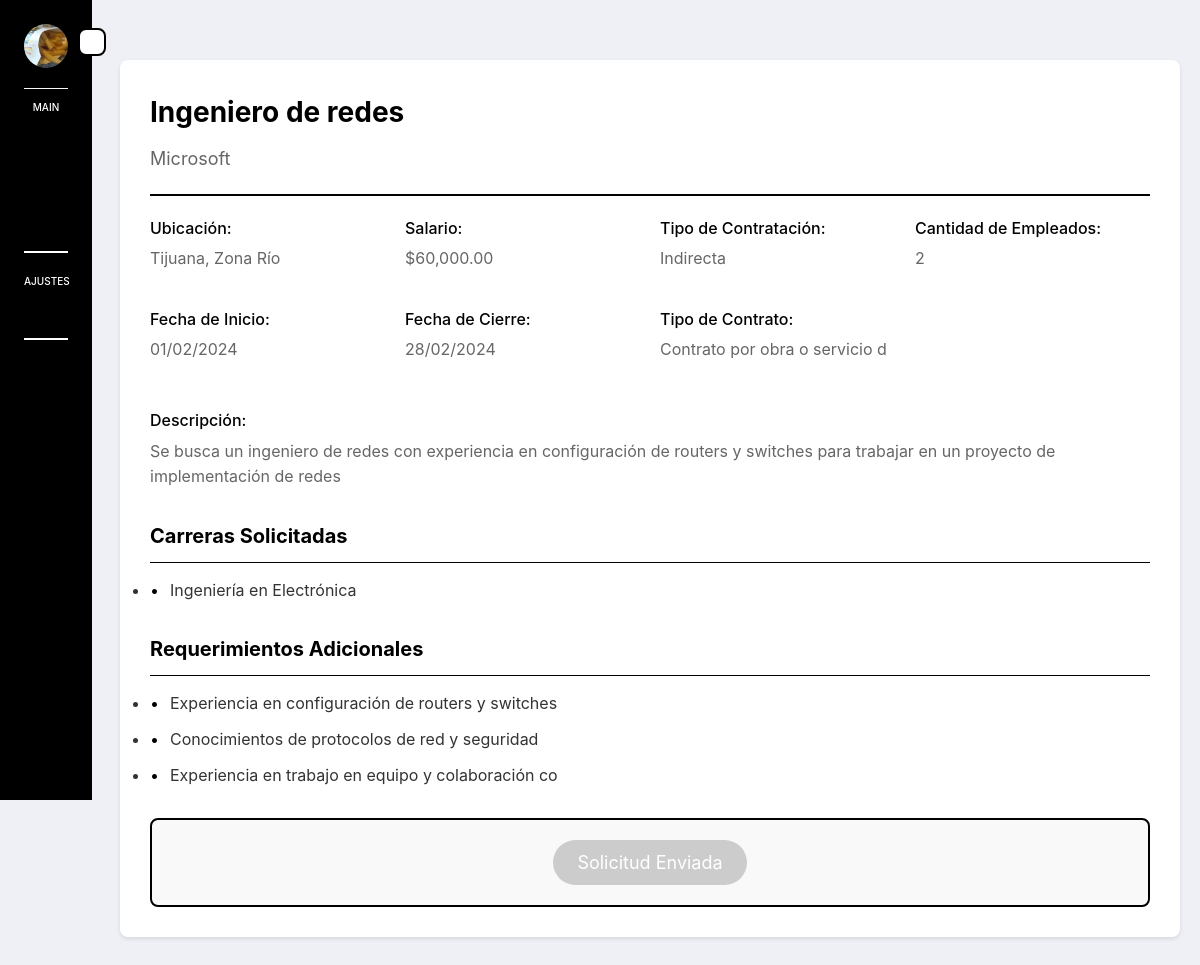
/es/user/prospecto/detalles_vacante.php?id=2 (signed in), run on the app's committed database.
### tables this page shows
CREATE TABLE Vacante (
  numero INT PRIMARY KEY AUTO_INCREMENT,
  titulo VARCHAR(30) NOT NULL,
  descripcion VARCHAR(250) NOT NULL,
  salario INT,
  es_directo BOOLEAN NOT NULL,
  cantEmpleados INT NOT NULL,
  fechaInicio DATE NOT NULL,
  fechaCierre DATE NOT NULL,
  diasRestantes INT NOT NULL,
  estado BOOLEAN NOT NULL,
  tipo_contrato VARCHAR(5) NOT NULL,
  empresa INT NOT NULL,
  FOREIGN KEY (tipo_contrato) REFERENCES Tipo_Contrato(codigo),
  FOREIGN KEY (empresa) REFERENCES Empresa(numero)
);

CREATE TABLE Empresa (
  numero INT PRIMARY KEY AUTO_INCREMENT,
  nombre VARCHAR(30) NOT NULL,
  ciudad VARCHAR(30) NOT NULL,
  calle VARCHAR(30) NOT NULL,
  numeroCalle INT NOT NULL,
  colonia VARCHAR(30) NOT NULL,
  codigoPostal INT NOT NULL,
  nombreCont VARCHAR(30) NOT NULL,
  primerApellidoCont VARCHAR(30) NOT NULL,
  segundoApellidoCont VARCHAR(30),
  numTel VARCHAR(15) NOT NULL,
  usuario INT NOT NULL,
  FOREIGN KEY (usuario) REFERENCES Usuario(numero)
);

CREATE TABLE Tipo_Contrato (
  codigo VARCHAR(5) PRIMARY KEY,
  nombre VARCHAR(30) NOT NULL,
  descripcion VARCHAR(150) NOT NULL
);

CREATE TABLE Carrera (
  codigo VARCHAR(5) PRIMARY KEY,
  nombre VARCHAR(100) NOT NULL
);

CREATE TABLE Requerimiento (
  numero INT PRIMARY KEY AUTO_INCREMENT,
  descripcion VARCHAR(50) NOT NULL,
  vacante INT NOT NULL,
  FOREIGN KEY (vacante) REFERENCES Vacante(numero)
);

### es/user/prospecto/detalles_vacante.php (the view, shortened to what this page needs)
<?php
include_once($_SERVER['DOCUMENT_ROOT'] . '/Outsourcing/config.php');
$prospecto_id = $_SESSION['prospecto_id'];
$vacante_id = isset($_GET['id']) ? intval($_GET['id']) : 0;
$query_vacante = "SELECT v.*, tc.nombre AS tipo_contrato_nombre, tc.descripcion AS tipo_contrato_descripcion,
                         e.nombre AS nombre_empresa, e.ciudad, e.colonia
                  FROM Vacante v
                  JOIN Tipo_Contrato tc ON v.tipo_contrato = tc.codigo
                  JOIN Empresa e ON v.empresa = e.numero
                  WHERE v.numero = ?";
$stmt_vacante = mysqli_prepare($conexion, $query_vacante);
mysqli_stmt_bind_param($stmt_vacante, "i", $vacante_id);
mysqli_stmt_execute($stmt_vacante);
$resultado_vacante = mysqli_stmt_get_result($stmt_vacante);
$vacante = mysqli_fetch_assoc($resultado_vacante);
$query_carreras = "SELECT c.nombre
                   FROM Carreras_solicitadas cs
                   JOIN Carrera c ON cs.carrera = c.codigo
                   WHERE cs.vacante = ?";
$stmt_carreras = mysqli_prepare($conexion, $query_carreras);
mysqli_stmt_bind_param($stmt_carreras, "i", $vacante_id);
mysqli_stmt_execute($stmt_carreras);
$resultado_carreras = mysqli_stmt_get_result($stmt_carreras);
$carreras = mysqli_fetch_all($resultado_carreras, MYSQLI_ASSOC);
$query_requerimientos = "SELECT descripcion
                         FROM Requerimiento
                         WHERE vacante = ?";
$stmt_requerimientos = mysqli_prepare($conexion, $query_requerimientos);
mysqli_stmt_bind_param($stmt_requerimientos, "i", $vacante_id);
mysqli_stmt_execute($stmt_requerimientos);
$resultado_requerimientos = mysqli_stmt_get_result($stmt_requerimientos);
$requerimientos = mysqli_fetch_all($resultado_requerimientos, MYSQLI_ASSOC);
$query_solicitud_existente = "SELECT * FROM Solicitud WHERE prospecto = ? AND vacante = ?";
$stmt_solicitud_existente = mysqli_prepare($conexion, $query_solicitud_existente);
mysqli_stmt_bind_param($stmt_solicitud_existente, "ii", $prospecto_id, $vacante_id);
mysqli_stmt_execute($stmt_solicitud_existente);
$resultado_solicitud_existente = mysqli_stmt_get_result($stmt_solicitud_existente);
$solicitud_existente = mysqli_fetch_assoc($resultado_solicitud_existente);
?>
<!DOCTYPE html>
<html lang="es">
<head>
    <link rel="stylesheet" href="https://cdnjs.cloudflare.com/ajax/libs/font-awesome/6.1.1/css/all.min.css">
</head>
<body>
    <?php include 'incluides/sidebar.php'; ?>
    <div class="container">
        <div class="vacante-details">
            <div class="vacante-header">
                <h1 class="vacante-title"><?php echo htmlspecialchars($vacante['titulo']); ?></h1>
                <div class="vacante-company"><?php echo htmlspecialchars($vacante['nombre_empresa']); ?></div>
            </div>
            <div class="vacante-info">
                <div class="info-item">
                    <div class="info-label">Ubicación:</div>
                    <div class="info-value"><?php echo htmlspecialchars($vacante['ciudad'] . ', ' . $vacante['colonia']); ?></div>
                </div>
                <div class="info-item">
                    <div class="info-label">Salario:</div>
                    <div class="info-value">
                        <?php echo $vacante['salario'] ? '$' . number_format($vacante['salario'], 2) : 'No especificado'; ?>
                    </div>
                </div>
                <div class="info-item">
                    <div class="info-label">Tipo de Contratación:</div>
                    <div class="info-value"><?php echo $vacante['es_directo'] ? 'Directa' : 'Indirecta'; ?></div>
                </div>
                <div class="info-item">
                    <div class="info-label">Cantidad de Empleados:</div>
                    <div class="info-value"><?php echo $vacante['cantEmpleados']; ?></div>
                </div>
                <div class="info-item">
                    <div class="info-label">Fecha de Inicio:</div>
                    <div class="info-value"><?php echo date('d/m/Y', strtotime($vacante['fechaInicio'])); ?></div>
                </div>
                <div class="info-item">
                    <div class="info-label">Fecha de Cierre:</div>
                    <div class="info-value"><?php echo date('d/m/Y', strtotime($vacante['fechaCierre'])); ?></div>
                </div>
                <div class="info-item">
                    <div class="info-label">Tipo de Contrato:</div>
                    <div class="info-value"><?php echo htmlspecialchars($vacante['tipo_contrato_nombre']); ?></div>
                </div>
            </div>
            <div class="info-item">
                <div class="info-label">Descripción:</div>
                <div class="info-value"><?php echo nl2br(htmlspecialchars($vacante['descripcion'])); ?></div>
            </div>
            <?php if (!empty($carreras)): ?>
                <h2 class="section-title">Carreras Solicitadas</h2>
                <ul>
                    <?php foreach ($carreras as $carrera): ?>
                        <li class="list-item"><?php echo htmlspecialchars($carrera['nombre']); ?></li>
                    <?php endforeach; ?>
                </ul>
            <?php endif; ?>
            <?php if (!empty($requerimientos)): ?>
                <h2 class="section-title">Requerimientos Adicionales</h2>
                <ul>
                    <?php foreach ($requerimientos as $req): ?>
                        <li class="list-item"><?php echo htmlspecialchars($req['descripcion']); ?></li>
                    <?php endforeach; ?>
                </ul>
            <?php endif; ?>
            <div class="application-section">
                <button id="btnAplicar" class="btn-apply" <?php echo $solicitud_existente ? 'disabled' : ''; ?>>
                    <?php echo $solicitud_existente ? 'Solicitud Enviada' : 'Aplicar a esta vacante'; ?>
                </button>
            </div>
        </div>
    </div>
</body>
</html>

### es/user/admin/admin.css (style rules this page uses)
* { margin: 0; padding: 0; font-family: "Inter", sans-serif; box-sizing: border-box; }
body { background-color: #efeff6 ; }
.container { width: 100%; grid-template-columns: 1fr ; }

### es/user/prospecto/detalles_vacante.php (style rules this page uses)
body { font-family: 'Roboto', sans-serif; line-height: 1.6; color: #333; background-color: #f4f4f4; margin: 0; margin-left: 100px; padding: 0; }
.container { margin: 0 auto; padding: 20px; }
.vacante-details { background-color: #fff; border-radius: 8px; box-shadow: 0 2px 4px rgba(0,0,0,0.1); padding: 30px; margin-bottom: 20px; }
.vacante-header { border-bottom: 2px solid #000; padding-bottom: 20px; margin-bottom: 20px; }
.vacante-title { font-size: 28px; color: #000; margin: 0 0 10px 0; }
.vacante-company { font-size: 18px; color: #666; }
.vacante-info { display: grid; grid-template-columns: repeat(auto-fit, minmax(200px, 1fr)); gap: 20px; margin-bottom: 30px; }
.info-item { margin-bottom: 15px; }
.info-label { font-weight: 500; color: #000; margin-bottom: 5px; }
.info-value { color: #666; }
.section-title { font-size: 20px; color: #000; margin-top: 30px; margin-bottom: 15px; border-bottom: 1px solid #000; padding-bottom: 10px; }
.list-item { margin-bottom: 10px; padding-left: 20px; position: relative; }
.list-item::before { content: "•"; position: absolute; left: 0; color: #000; }
.application-section { background-color: #f9f9f9; border: 2px solid #000; border-radius: 8px; padding: 20px; margin-top: 30px; text-align: center; }
.btn-apply { background-color: #000; color: #fff; border: none; padding: 12px 24px; font-size: 18px; border-radius: 30px; cursor: pointer; transition: background-color 0.3s; }
.btn-apply:disabled { background-color: #ccc; cursor: not-allowed; }

### es/user/prospecto/incluides/sidebar.php (style rules this page uses)
* { margin: 0; padding: 0; font-family: "Inter", sans-serif; box-sizing: border-box; }
body { background-color: #efeff6 ; }
.container { width: 100%; grid-template-columns: 1fr ; }

### data on the page
vacante: titulo "Ingeniero de redes", empresa.nombre "Microsoft", empresa.colonia "Tijuana, Zona Río", salario "60,000.00", cantEmpleados "2", fechaInicio "01/02/2024", fechaCierre "28/02/2024", tipo_contrato.nombre "Contrato por obra o servicio d", descripcion "Se busca un ingeniero de redes con experiencia en configuración de routers y switches para trabajar en un proyecto de implementación de redes"
carrera: nombre "Ingeniería en Electrónica"
requerimiento: descripcion "Experiencia en configuración de routers y switches"
requerimiento: descripcion "Conocimientos de protocolos de red y seguridad"
requerimiento: descripcion "Experiencia en trabajo en equipo y colaboración co"
